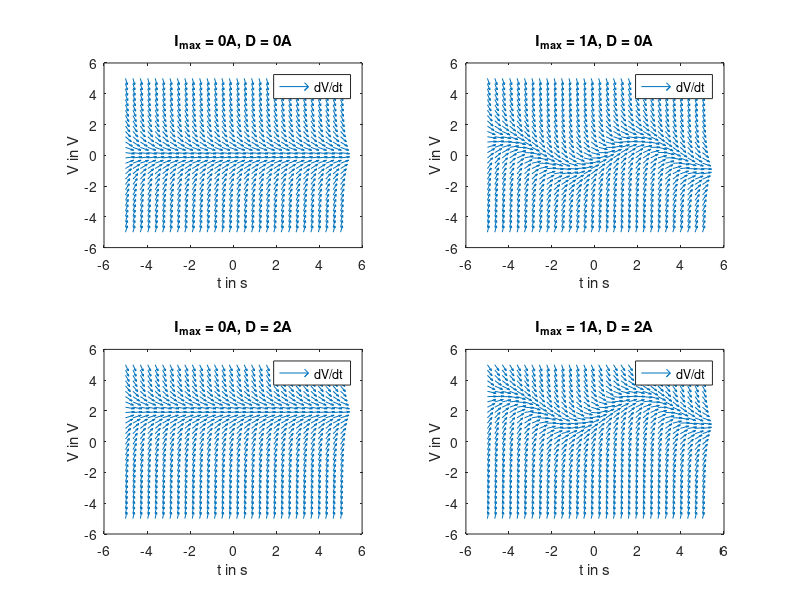

Recreate this plot in MATLAB.
close all;
figure;
v = linspace(-5,5,30);
t = linspace(-5,5,30);
[t_gird, v_grid] = meshgrid(t,v);

ode_rhs1 = @(V,t,C,R,Imax) 1/C * (Imax * sin(t) - V/R);
ode_rhs2 = @(V,t,C,R,Imax) 1/C * (Imax * sin(t) - V/R + 2);

C = 1;
R = 1;

subplot(2,2,1);
lng = sqrt(ode_rhs1(v_grid,t_gird,C,R,0).^2 + 1);
dt = 1./lng;
dv = ode_rhs1(v_grid,t_gird,C,R,0) ./ lng;
quiver(t,v,dt,dv);
xlabel('t in s');
ylabel('V in V');
title('I_{max} = 0A, D = 0A')
legend('dV/dt');

subplot(2,2,2);
lng = sqrt(ode_rhs1(v_grid,t_gird,C,R,1).^2 + 1);
dt = 1./lng;
dv = ode_rhs1(v_grid,t_gird,C,R,1) ./ lng;
quiver(t,v,dt,dv);
xlabel('t in s');
ylabel('V in V');
title('I_{max} = 1A, D = 0A')
legend('dV/dt');

subplot(2,2,3);
lng = sqrt(ode_rhs2(v_grid,t_gird,C,R,0).^2 + 1);
dt = 1./lng;
dv = ode_rhs2(v_grid,t_gird,C,R,0) ./ lng;
quiver(t,v,dt,dv);
xlabel('t in s');
ylabel('V in V');
title('I_{max} = 0A, D = 2A')
legend('dV/dt');

subplot(2,2,4);
lng = sqrt(ode_rhs2(v_grid,t_gird,C,R,1).^2 + 1);
dt = 1./lng;
dv = ode_rhs2(v_grid,t_gird,C,R,1) ./ lng;
quiver(t,v,dt,dv);
xlabel('t in s');
ylabel('V in V');
title('I_{max} = 1A, D = 2A')
legend('dV/dt');